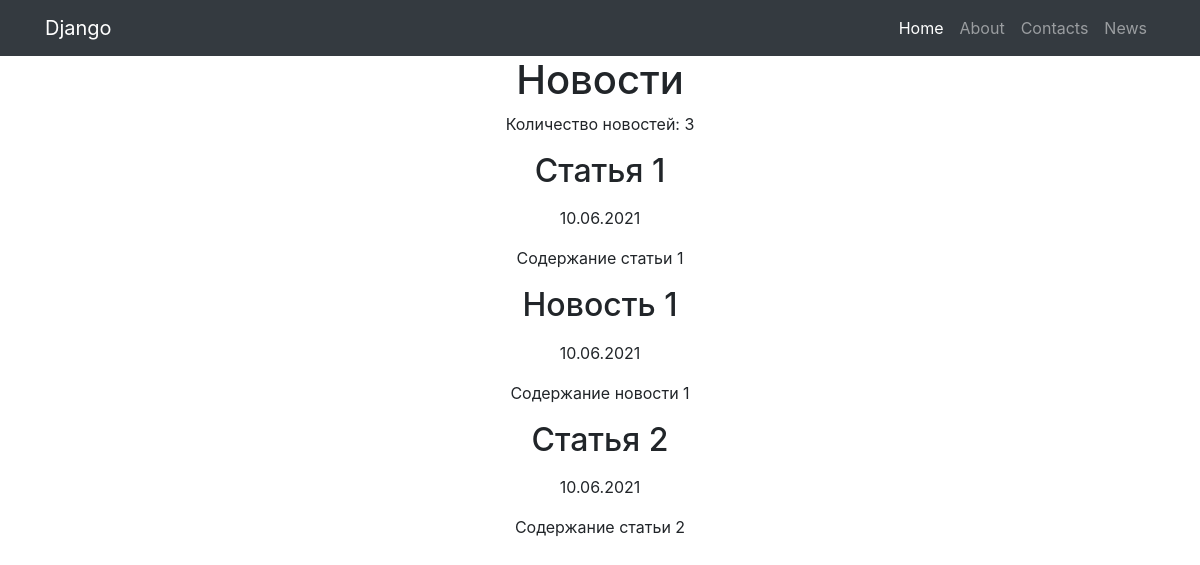
Before: /news/ with the older database file.
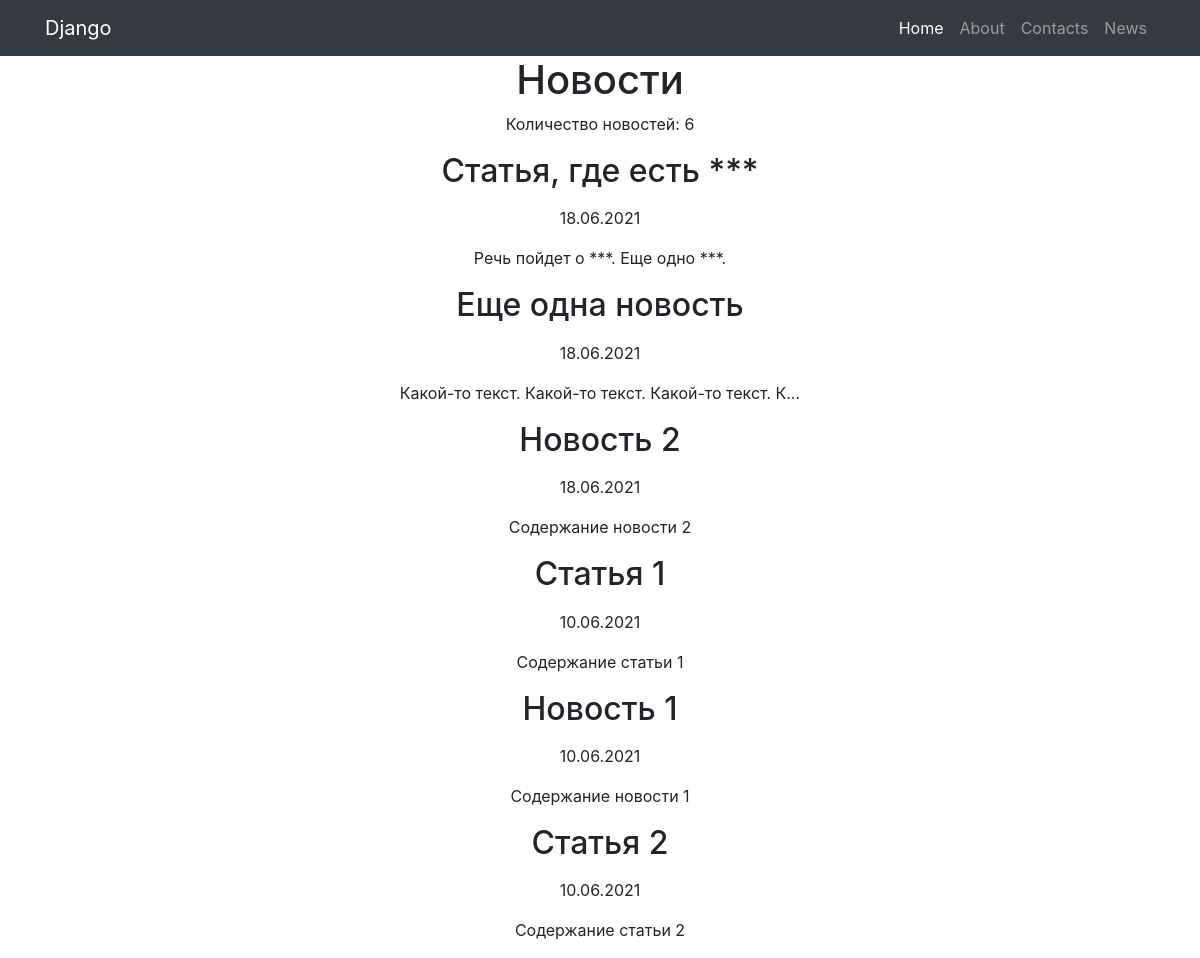
After: the same page with the newer database file.
### news/models.py (models this page shows, shortened)
class Post(models.Model):
    author = models.ForeignKey(Author, on_delete=models.CASCADE, verbose_name='Автор')
    category = models.ManyToManyField(Category, through='PostCategory')
    type = models.BooleanField(default=False)  # False - статья, True - новость
    creation_datetime = models.DateTimeField(auto_now_add=True, verbose_name='Дата публикации')
    title = models.CharField(max_length=255, verbose_name='Название')
    text = models.TextField(verbose_name='Содержание')
    rating = models.IntegerField(default=0)

### news/views.py (the view)
# urls.py: path('', NewsList.as_view()),
class NewsList(ListView):
    model = Post
    template_name = 'news.html'
    context_object_name = 'news'
    queryset = Post.objects.order_by('-creation_datetime')
    paginate_by = 10
    def get_context_data(self, **kwargs):
        context = super().get_context_data(**kwargs)
        context['posts_amount'] = len(Post.objects.all())
        return context

### news/templatetags/custom_filters.py (called while the page is built)
@register.filter(name='censor')
def censor(text, swearing):
    if swearing in text:
        return text.replace(swearing, '***')
    return text

### templates/news.html (shortened to what this page needs)
{% extends 'flatpages/default.html' %}
{% load custom_filters %}
{% block content %}
    <h1>Новости</h1>
    <p> Количество новостей: {{ posts_amount }}</p>
    {% if news %}
        {% for news_one in news %}
            <h2>{{ news_one.title | censor:'очень_плохое_слово'}}</h2>
            <p>{{ news_one.creation_datetime | date:'d.m.Y'}}</p>
            <p>{{ news_one.text | censor:'очень_плохое_слово' | truncatechars:50}}</p>
        {% endfor %}
    {% else %}
        <h2>Нет никаких новостей :(</h2>
    {% endif %}
{% endblock content %}

### templates/flatpages/default.html (shortened to what this page needs)
{% load static %}
<!DOCTYPE html>
<html lang="en">
<head>
  <link href="{% static 'vendor/bootstrap/css/bootstrap.min.css' %}" rel="stylesheet">
</head>
<body>
  <nav class="navbar navbar-expand-lg navbar-dark bg-dark static-top">
    <div class="container">
      <a class="navbar-brand" href="#">Django</a>
      <div class="collapse navbar-collapse" id="navbarResponsive">
        <ul class="navbar-nav ml-auto">
          <li class="nav-item active">
            <a class="nav-link" href="/home/">Home
            </a>
          </li>
          <li class="nav-item">
            <a class="nav-link" href="#">About</a>
          </li>
          <li class="nav-item">
            <a class="nav-link" href="#">Contacts</a>
          </li>
          <li class="nav-item">
            <a class="nav-link" href="/news/">News</a>
          </li>
        </ul>
      </div>
    </div>
  </nav>
  <div class="container">
    <div class="row">
      <div class="col-lg-12 text-center">
       {% block content %}{% endblock content %}
      </div>
    </div>
  </div>
</body>
</html>

Changed rows visible on the page:
added Post: title|censor "Статья, где есть ***", creation_datetime "18.06.2021", text|censor "Речь пойдет о ***. Еще одно ***."
added Post: title|censor "Еще одна новость", creation_datetime "18.06.2021", text|censor "Какой-то текст. Какой-то текст. Какой-то текст. К…"
added Post: title|censor "Новость 2", creation_datetime "18.06.2021", text|censor "Содержание новости 2"
Other visible differences:
{{ posts_amount }}: "3" → "6"
